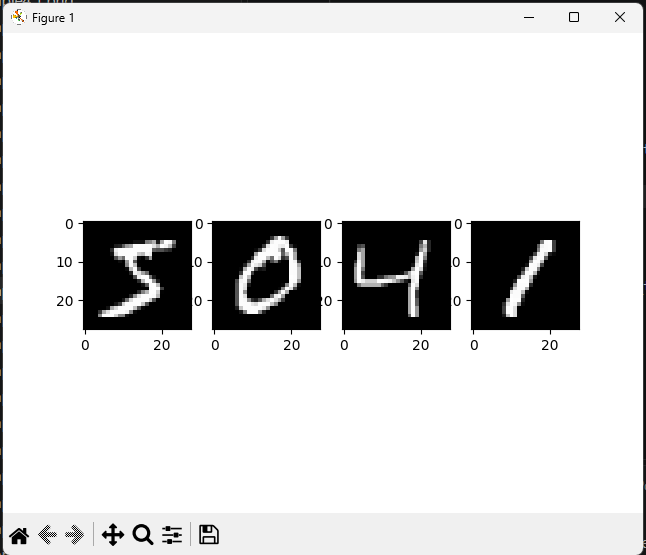

Write the Python code that produced this figure.
# Example 4.9
# Simple CNN for the MNIST Dataset

import matplotlib.pyplot as plt

from keras.datasets import mnist
from keras.models import Sequential
from keras.layers import Dense, Dropout, Flatten, Conv2D, MaxPooling2D
from keras.utils import to_categorical

# Load data
(X_train, y_train), (X_test, y_test) = mnist.load_data()

# Plot 4 images as gray scale
plt.subplot(141)
plt.imshow(X_train[0], cmap='gray')

plt.subplot(142)
plt.imshow(X_train[1], cmap='gray')

plt.subplot(143)
plt.imshow(X_train[2], cmap='gray')

plt.subplot(144)
plt.imshow(X_train[3], cmap='gray')

plt.show()

# Reshape to be [samples][width][height][channels]
X_train = X_train.reshape((X_train.shape[0], 28, 28, 1)).astype('float32')
X_test = X_test.reshape((X_test.shape[0], 28, 28, 1)).astype('float32')

# Normalize inputs from 0-255 to 0-1
X_train = X_train / 255
X_test = X_test / 255

# One hot encode outputs
y_train = to_categorical(y_train)
y_test = to_categorical(y_test)

num_classes = y_test.shape[1]

# Create model
model = Sequential()

model.add(Conv2D(
    32,
    (5, 5),
    input_shape=(28, 28, 1),
    activation='relu'
))

model.add(MaxPooling2D(pool_size=(2, 2)))

model.add(Dropout(0.2))

model.add(Flatten())

model.add(Dense(128, activation='relu'))

model.add(Dense(num_classes, activation='softmax'))

# Compile model
model.compile(
    loss='categorical_crossentropy',
    optimizer='adam',
    metrics=['accuracy']
)

# Fit the model
model.fit(
    X_train,
    y_train,
    validation_data=(X_test, y_test),
    epochs=10,
    batch_size=200
)

# Evaluation of the model
scores = model.evaluate(X_test, y_test, verbose=0)

print("CNN Error: %.2f%%" % (100 - scores[1] * 100))
